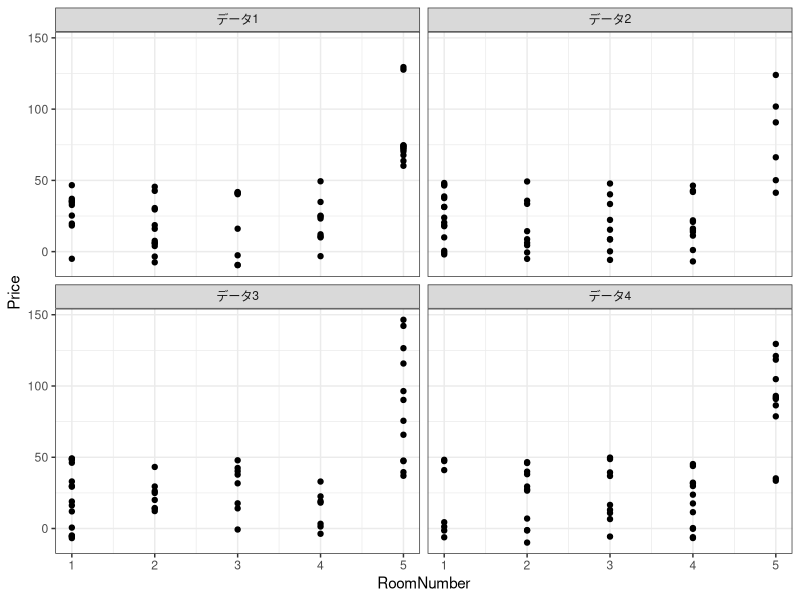
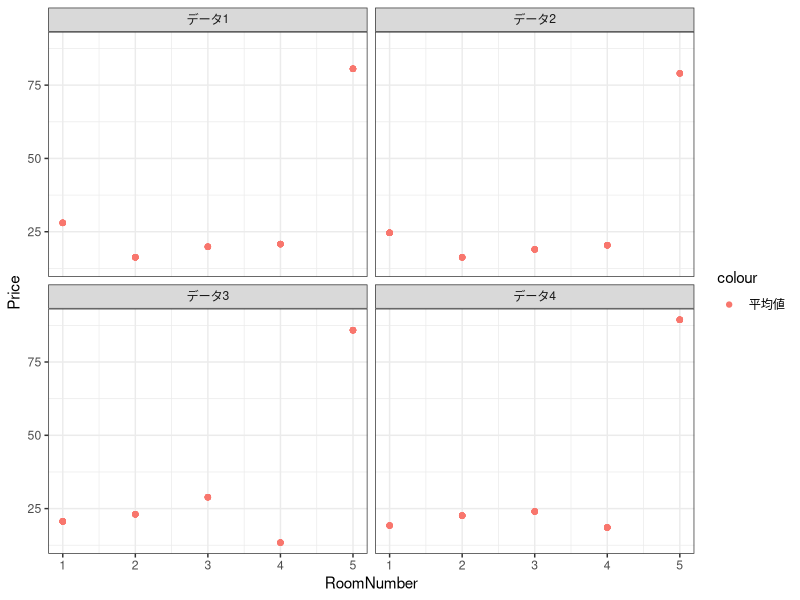
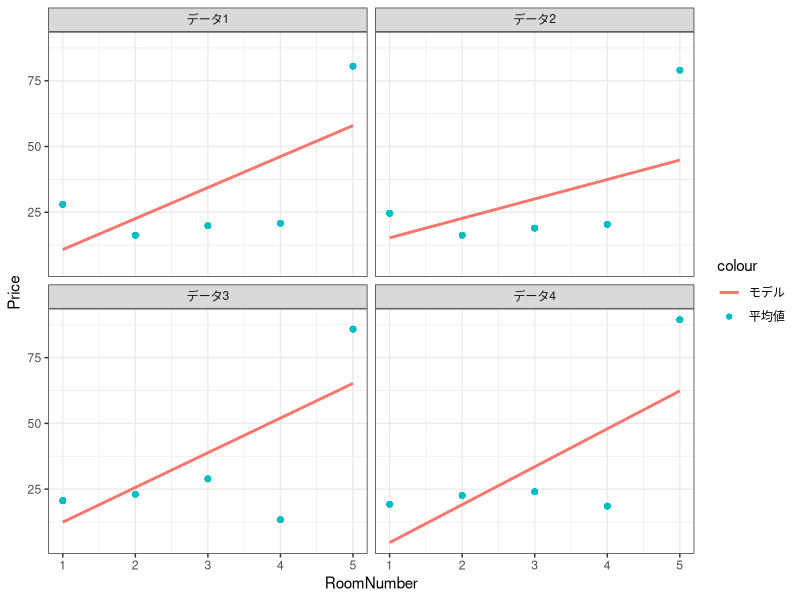
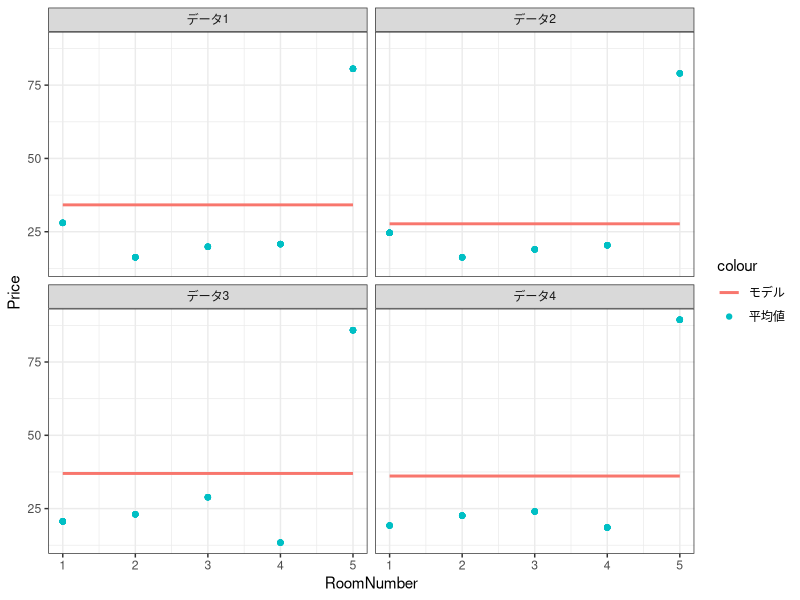
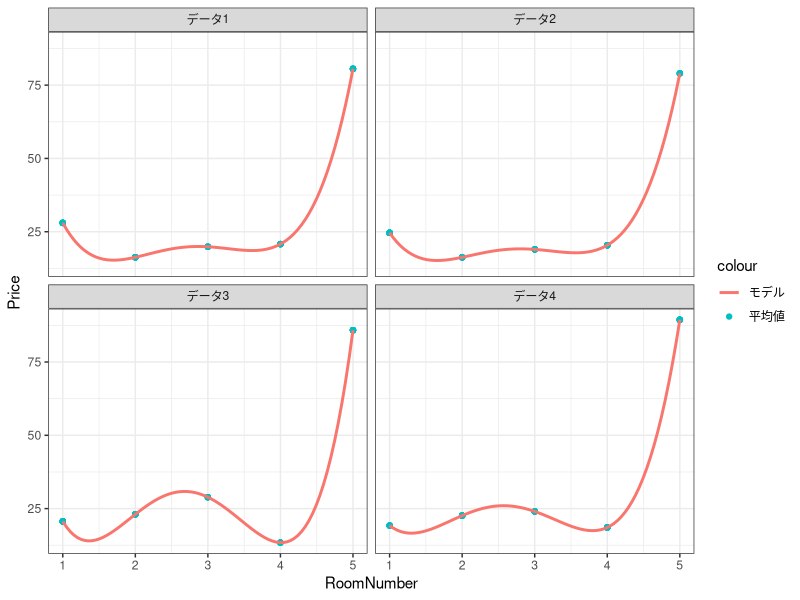
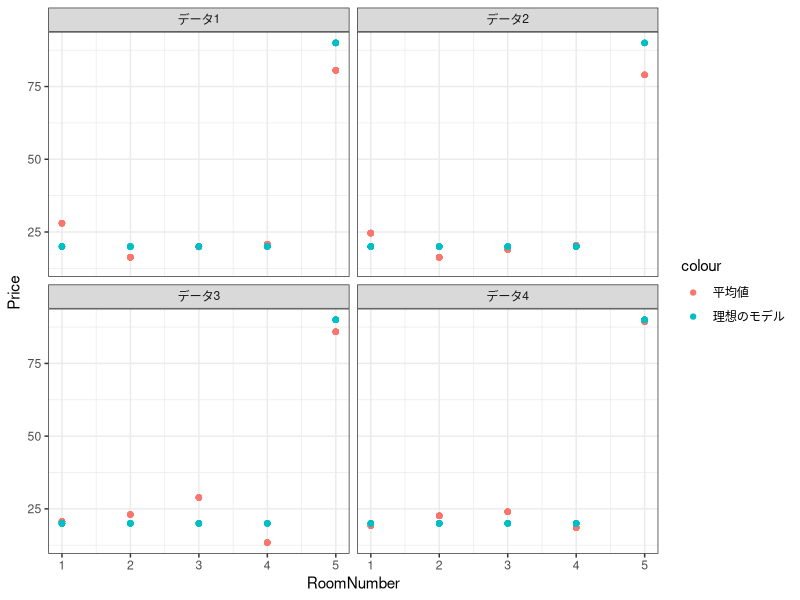
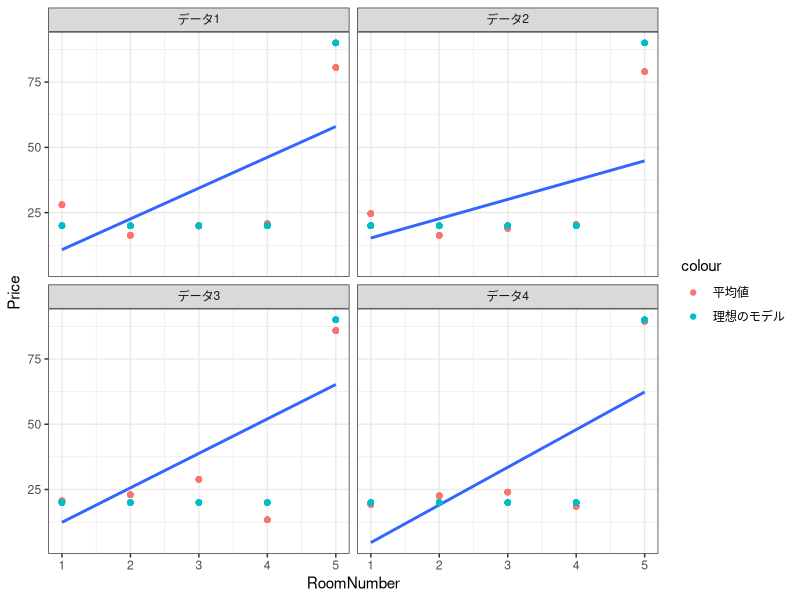
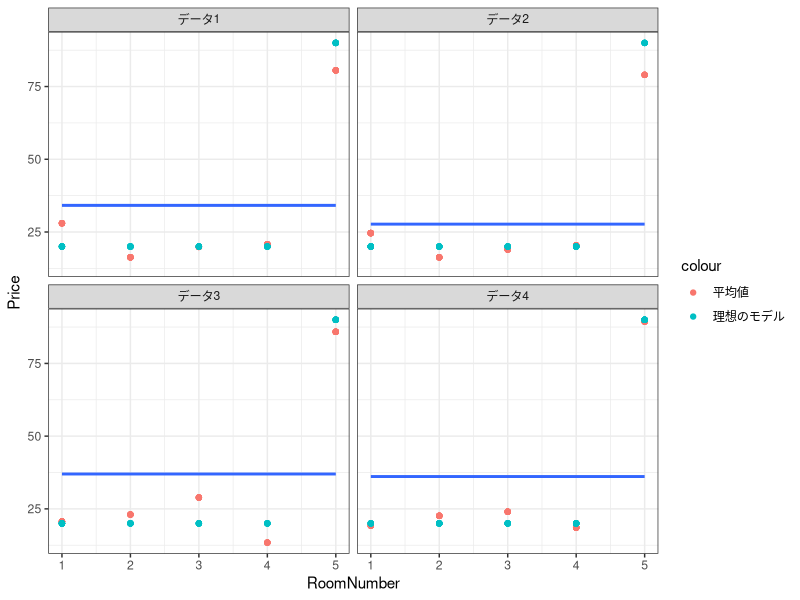

These figures' R source, in order:
## ---- chunk 1
library(tidyverse)
set.seed(1)

data = read_csv("Public/example.csv")
## ---- chunk 2
library(tidyverse)

n <- 50
g <- 4

set.seed(1)

data <- tibble(
  RoomNumber = sample(1:5, g * n, replace = TRUE),
  ID = str_c("データ",rep(seq(1, g), n))
) |>
  mutate(
    Price = 20 + if_else(RoomNumber == 5,70,0) +
      case_when(
        RoomNumber <= 4 ~ runif(g * n, -30, 30),
        RoomNumber == 5 ~ runif(g * n, -60, 60)
      ),
    Price_True = 20 + if_else(RoomNumber == 5,70,0)
  )

data |>
  mutate(
    Mean = mean(Price),
    .by = c(RoomNumber, ID)
  ) |>
  mutate(
    Constant = mean(Price),
    .by = ID
  ) |>
  ggplot(
    aes(
      x = RoomNumber,
      y = Price
    )
  ) +
  geom_point() +
  facet_wrap(~ID) +
  theme_bw()
## ---- chunk 3
data |>
  mutate(
    Mean = mean(Price),
    .by = c(RoomNumber, ID)
  ) |>
  mutate(
    Constant = mean(Price),
    .by = ID
  ) |>
  ggplot(
    aes(
      x = RoomNumber,
      y = Price
    )
  ) +
  geom_point(
    aes(
      y = Mean,
      color = "平均値"
    )
  ) +
  facet_wrap(~ID) +
  theme_bw()
## ---- chunk 4
data |>
  mutate(
    Mean = mean(Price),
    .by = c(RoomNumber, ID)
  ) |>
  mutate(
    Constant = mean(Price),
    .by = ID
  ) |>
  ggplot(
    aes(
      x = RoomNumber,
      y = Price
    )
  ) +
  geom_point(
    aes(
      y = Mean,
      color = "平均値"
    )
  ) +
  geom_smooth(
    aes(
      color = "モデル"
    ),
    method = "lm",
    se = FALSE
  ) +
  facet_wrap(~ID) +
  theme_bw()
## ---- chunk 5
data |>
  mutate(
    Mean = mean(Price),
    .by = c(RoomNumber, ID)
  ) |>
  mutate(
    Constant = mean(Price),
    .by = ID
  ) |>
  ggplot(
    aes(
      x = RoomNumber,
      y = Price
    )
  ) +
  geom_point(
    aes(
      y = Mean,
      color = "平均値"
    )
  ) +
  geom_smooth(
    aes(
      y = Constant,
      color = "モデル"
    ),
    method = "lm",
    se = FALSE
  ) +
  facet_wrap(~ID) +
  theme_bw()
## ---- chunk 6
data |>
  mutate(
    Mean = mean(Price),
    .by = c(RoomNumber, ID)
  ) |>
  mutate(
    Constant = mean(Price),
    .by = ID
  ) |>
  ggplot(
    aes(
      x = RoomNumber,
      y = Price
    )
  ) +
  geom_point(
    aes(
      y = Mean,
      color = "平均値"
    )
  ) +
  geom_smooth(
    aes(
      color = "モデル"
    ),
    method = "lm",
    se = FALSE,
    formula = y ~ poly(x,4)
  ) +
  facet_wrap(~ID) +
  theme_bw()
## ---- chunk 7
data |>
  mutate(
    Mean = mean(Price),
    .by = c(RoomNumber, ID)
  ) |>
  mutate(
    Constant = mean(Price),
    .by = ID
  ) |>
  ggplot(
    aes(
      x = RoomNumber,
      y = Price
    )
  ) +
  geom_point(
    aes(
      y = Mean,
      color = "平均値"
    )
  ) +
  geom_point(
    aes(
      y = Price_True,
      color = "理想のモデル"
    )
  ) +
  facet_wrap(~ID) +
  theme_bw()
## ---- chunk 8
data |>
  mutate(
    Mean = mean(Price),
    .by = c(RoomNumber, ID)
  ) |>
  mutate(
    Constant = mean(Price),
    .by = ID
  ) |>
  ggplot(
    aes(
      x = RoomNumber,
      y = Price
    )
  ) +
  geom_point(
    aes(
      y = Mean,
      color = "平均値"
    )
  ) +
  geom_smooth(
    method = "lm",
    se = FALSE
  ) +
  geom_point(
    aes(
      y = Price_True,
      color = "理想のモデル"
    )
  ) +
  facet_wrap(~ID) +
  theme_bw()
## ---- chunk 9
data |>
  mutate(
    Mean = mean(Price),
    .by = c(RoomNumber, ID)
  ) |>
  mutate(
    Constant = mean(Price),
    .by = ID
  ) |>
  ggplot(
    aes(
      x = RoomNumber,
      y = Price
    )
  ) +
  geom_point(
    aes(
      y = Mean,
      color = "平均値"
    )
  ) +
  geom_smooth(
    aes(
      y = Constant
    ),
    method = "lm",
    se = FALSE
  ) +
  geom_point(
    aes(
      y = Price_True,
      color = "理想のモデル"
    )
  ) +
  facet_wrap(~ID) +
  theme_bw()
## ---- chunk 10
data |>
  mutate(
    Mean = mean(Price),
    .by = c(RoomNumber, ID)
  ) |>
  mutate(
    Constant = mean(Price),
    .by = ID
  ) |>
  ggplot(
    aes(
      x = RoomNumber,
      y = Price
    )
  ) +
  geom_point(
    aes(
      y = Mean,
      color = "平均値"
    )
  ) +
  geom_smooth(
    method = "lm",
    se = FALSE,
    formula = y ~ poly(x,4)
  )  +
  geom_point(
    aes(
      y = Price_True,
      color = "理想のモデル"
    )
  )+
  facet_wrap(~ID) +
  theme_bw()
